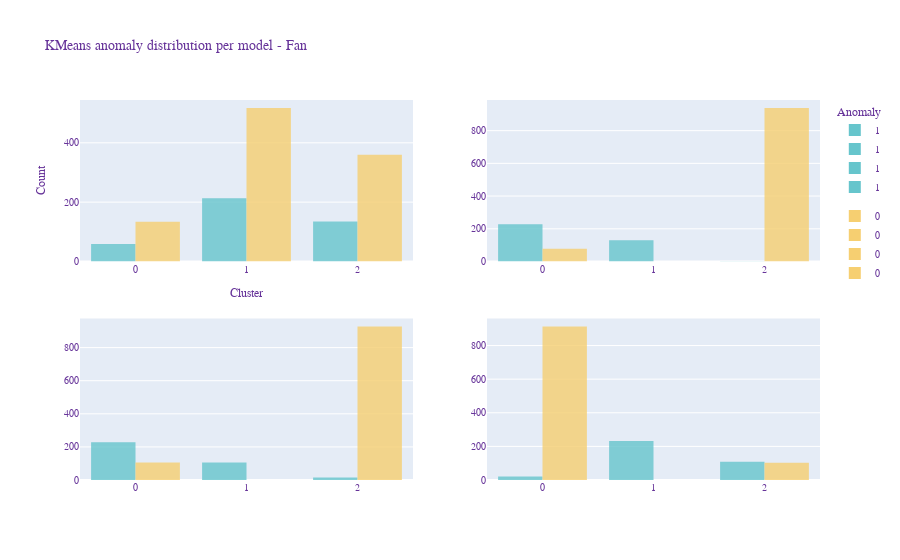

The notebook cell saved with this chart:
### Code cell
fig = make_subplots(rows=2, cols=2)
traces = [[],[],[],[]]

for x in range(4):
    
    traces[x] = px.histogram(
        color=models[x]['anomaly'], 
        x=cluster_labels[x], 
        opacity = 0.8, 
        color_discrete_sequence=px.colors.qualitative.Pastel
    )
    
fig.update_layout(
    title_text="KMeans anomaly distribution per model - Fan",
    xaxis_title="Cluster",
    yaxis_title="Count",
    legend_title="Anomaly",
    font=dict(
            family="Courier New, monospace",
            size=10,
            color="RebeccaPurple"
    ))

    
fig.add_traces(list(traces[0].select_traces()), 1, 1)
fig.add_traces(list(traces[1].select_traces()), 1, 2)
fig.add_traces(list(traces[2].select_traces()), 2, 1)
fig.add_traces(list(traces[3].select_traces()), 2, 2)

### Figure 1 — Plotly figure (JSON) as saved in the notebook; plotly's stock layout.template omitted (floating-point values rounded to 4 significant figures; data arrays with more than 128 entries replaced by an {"elided": "..."} marker saying what was removed)
{"data": [{"alignmentgroup": "True", "bingroup": "x", "hovertemplate": "color=1<br>x=%{x}<br>count=%{y}<extra></extra>", "legendgroup": "1", "marker": {"color": "rgb(102, 197, 204)", "opacity": 0.8, "pattern": {"shape": ""}}, "name": "1", "offsetgroup": "1", "orientation": "v", "showlegend": true, "type": "histogram", "x": {"elided": "407 int values"}, "xaxis": "x", "yaxis": "y"}, {"alignmentgroup": "True", "bingroup": "x", "hovertemplate": "color=0<br>x=%{x}<br>count=%{y}<extra></extra>", "legendgroup": "0", "marker": {"color": "rgb(246, 207, 113)", "opacity": 0.8, "pattern": {"shape": ""}}, "name": "0", "offsetgroup": "0", "orientation": "v", "showlegend": true, "type": "histogram", "x": {"elided": "1011 int values"}, "xaxis": "x", "yaxis": "y"}, {"alignmentgroup": "True", "bingroup": "x", "hovertemplate": "color=1<br>x=%{x}<br>count=%{y}<extra></extra>", "legendgroup": "1", "marker": {"color": "rgb(102, 197, 204)", "opacity": 0.8, "pattern": {"shape": ""}}, "name": "1", "offsetgroup": "1", "orientation": "v", "showlegend": true, "type": "histogram", "x": {"elided": "359 int values"}, "xaxis": "x2", "yaxis": "y2"}, {"alignmentgroup": "True", "bingroup": "x", "hovertemplate": "color=0<br>x=%{x}<br>count=%{y}<extra></extra>", "legendgroup": "0", "marker": {"color": "rgb(246, 207, 113)", "opacity": 0.8, "pattern": {"shape": ""}}, "name": "0", "offsetgroup": "0", "orientation": "v", "showlegend": true, "type": "histogram", "x": {"elided": "1016 int values"}, "xaxis": "x2", "yaxis": "y2"}, {"alignmentgroup": "True", "bingroup": "x", "hovertemplate": "color=1<br>x=%{x}<br>count=%{y}<extra></extra>", "legendgroup": "1", "marker": {"color": "rgb(102, 197, 204)", "opacity": 0.8, "pattern": {"shape": ""}}, "name": "1", "offsetgroup": "1", "orientation": "v", "showlegend": true, "type": "histogram", "x": {"elided": "348 int values"}, "xaxis": "x3", "yaxis": "y3"}, {"alignmentgroup": "True", "bingroup": "x", "hovertemplate": "color=0<br>x=%{x}<br>count=%{y}<extra></extra>", "legendgroup": "0", "marker": {"color": "rgb(246, 207, 113)", "opacity": 0.8, "pattern": {"shape": ""}}, "name": "0", "offsetgroup": "0", "orientation": "v", "showlegend": true, "type": "histogram", "x": {"elided": "1033 int values"}, "xaxis": "x3", "yaxis": "y3"}, {"alignmentgroup": "True", "bingroup": "x", "hovertemplate": "color=1<br>x=%{x}<br>count=%{y}<extra></extra>", "legendgroup": "1", "marker": {"color": "rgb(102, 197, 204)", "opacity": 0.8, "pattern": {"shape": ""}}, "name": "1", "offsetgroup": "1", "orientation": "v", "showlegend": true, "type": "histogram", "x": {"elided": "361 int values"}, "xaxis": "x4", "yaxis": "y4"}, {"alignmentgroup": "True", "bingroup": "x", "hovertemplate": "color=0<br>x=%{x}<br>count=%{y}<extra></extra>", "legendgroup": "0", "marker": {"color": "rgb(246, 207, 113)", "opacity": 0.8, "pattern": {"shape": ""}}, "name": "0", "offsetgroup": "0", "orientation": "v", "showlegend": true, "type": "histogram", "x": {"elided": "1015 int values"}, "xaxis": "x4", "yaxis": "y4"}], "layout": {"font": {"color": "RebeccaPurple", "family": "Courier New, monospace", "size": 10}, "legend": {"title": {"text": "Anomaly"}}, "title": {"text": "KMeans anomaly distribution per model - Fan"}, "xaxis": {"anchor": "y", "domain": [0, 0.45], "title": {"text": "Cluster"}}, "xaxis2": {"anchor": "y2", "domain": [0.55, 1]}, "xaxis3": {"anchor": "y3", "domain": [0, 0.45]}, "xaxis4": {"anchor": "y4", "domain": [0.55, 1]}, "yaxis": {"anchor": "x", "domain": [0.575, 1], "title": {"text": "Count"}}, "yaxis2": {"anchor": "x2", "domain": [0.575, 1]}, "yaxis3": {"anchor": "x3", "domain": [0, 0.425]}, "yaxis4": {"anchor": "x4", "domain": [0, 0.425]}}}
